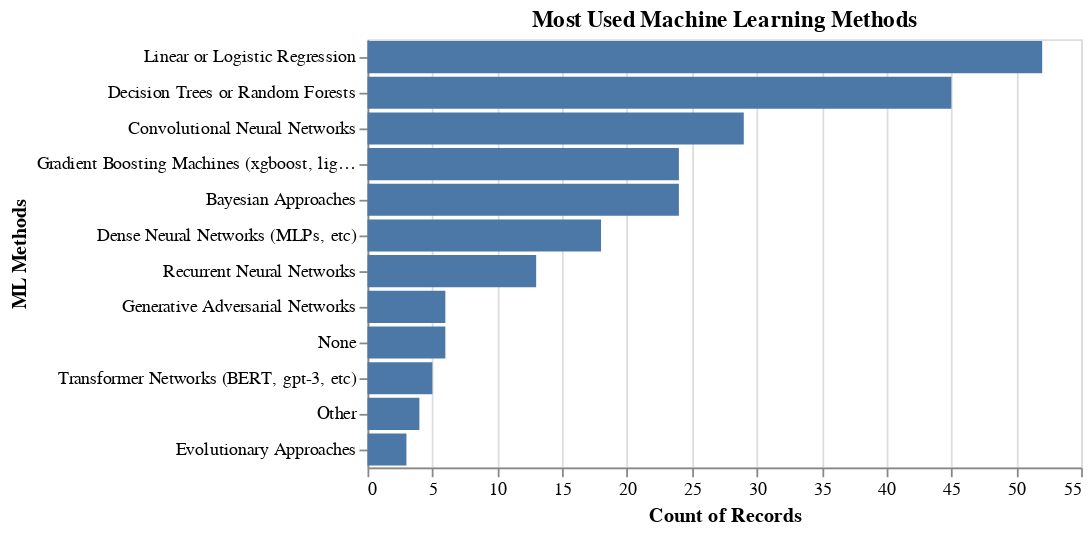

Source (notebook cell):
### Code cell
alt.Chart(ml_barplot_data.query("Q5 == 'Data Engineer' & Q6 == '5-10 years'"), 
          title = "Most Used Machine Learning Methods").mark_bar().encode(
    alt.Y("selected_ml_method",title="ML Methods", sort="-x"),
    alt.X("count()"))

### Figure 1 — Vega-Lite specification as saved in the notebook (floating-point values rounded to 4 significant figures; data arrays with more than 128 entries replaced by an {"elided": "..."} marker saying what was removed)
{"config": {"view": {"continuousWidth": 400, "continuousHeight": 300}}, "data": {"name": "data-f49cd41a27cffb65788dbe358db2cd8d"}, "mark": "bar", "encoding": {"x": {"type": "quantitative", "aggregate": "count"}, "y": {"type": "nominal", "field": "selected_ml_method", "sort": "-x", "title": "ML Methods"}}, "title": "Most Used Machine Learning Methods", "$schema": "https://vega.github.io/schema/vega-lite/v4.8.1.json", "datasets": {"data-f49cd41a27cffb65788dbe358db2cd8d": {"elided": "229 records"}}}
